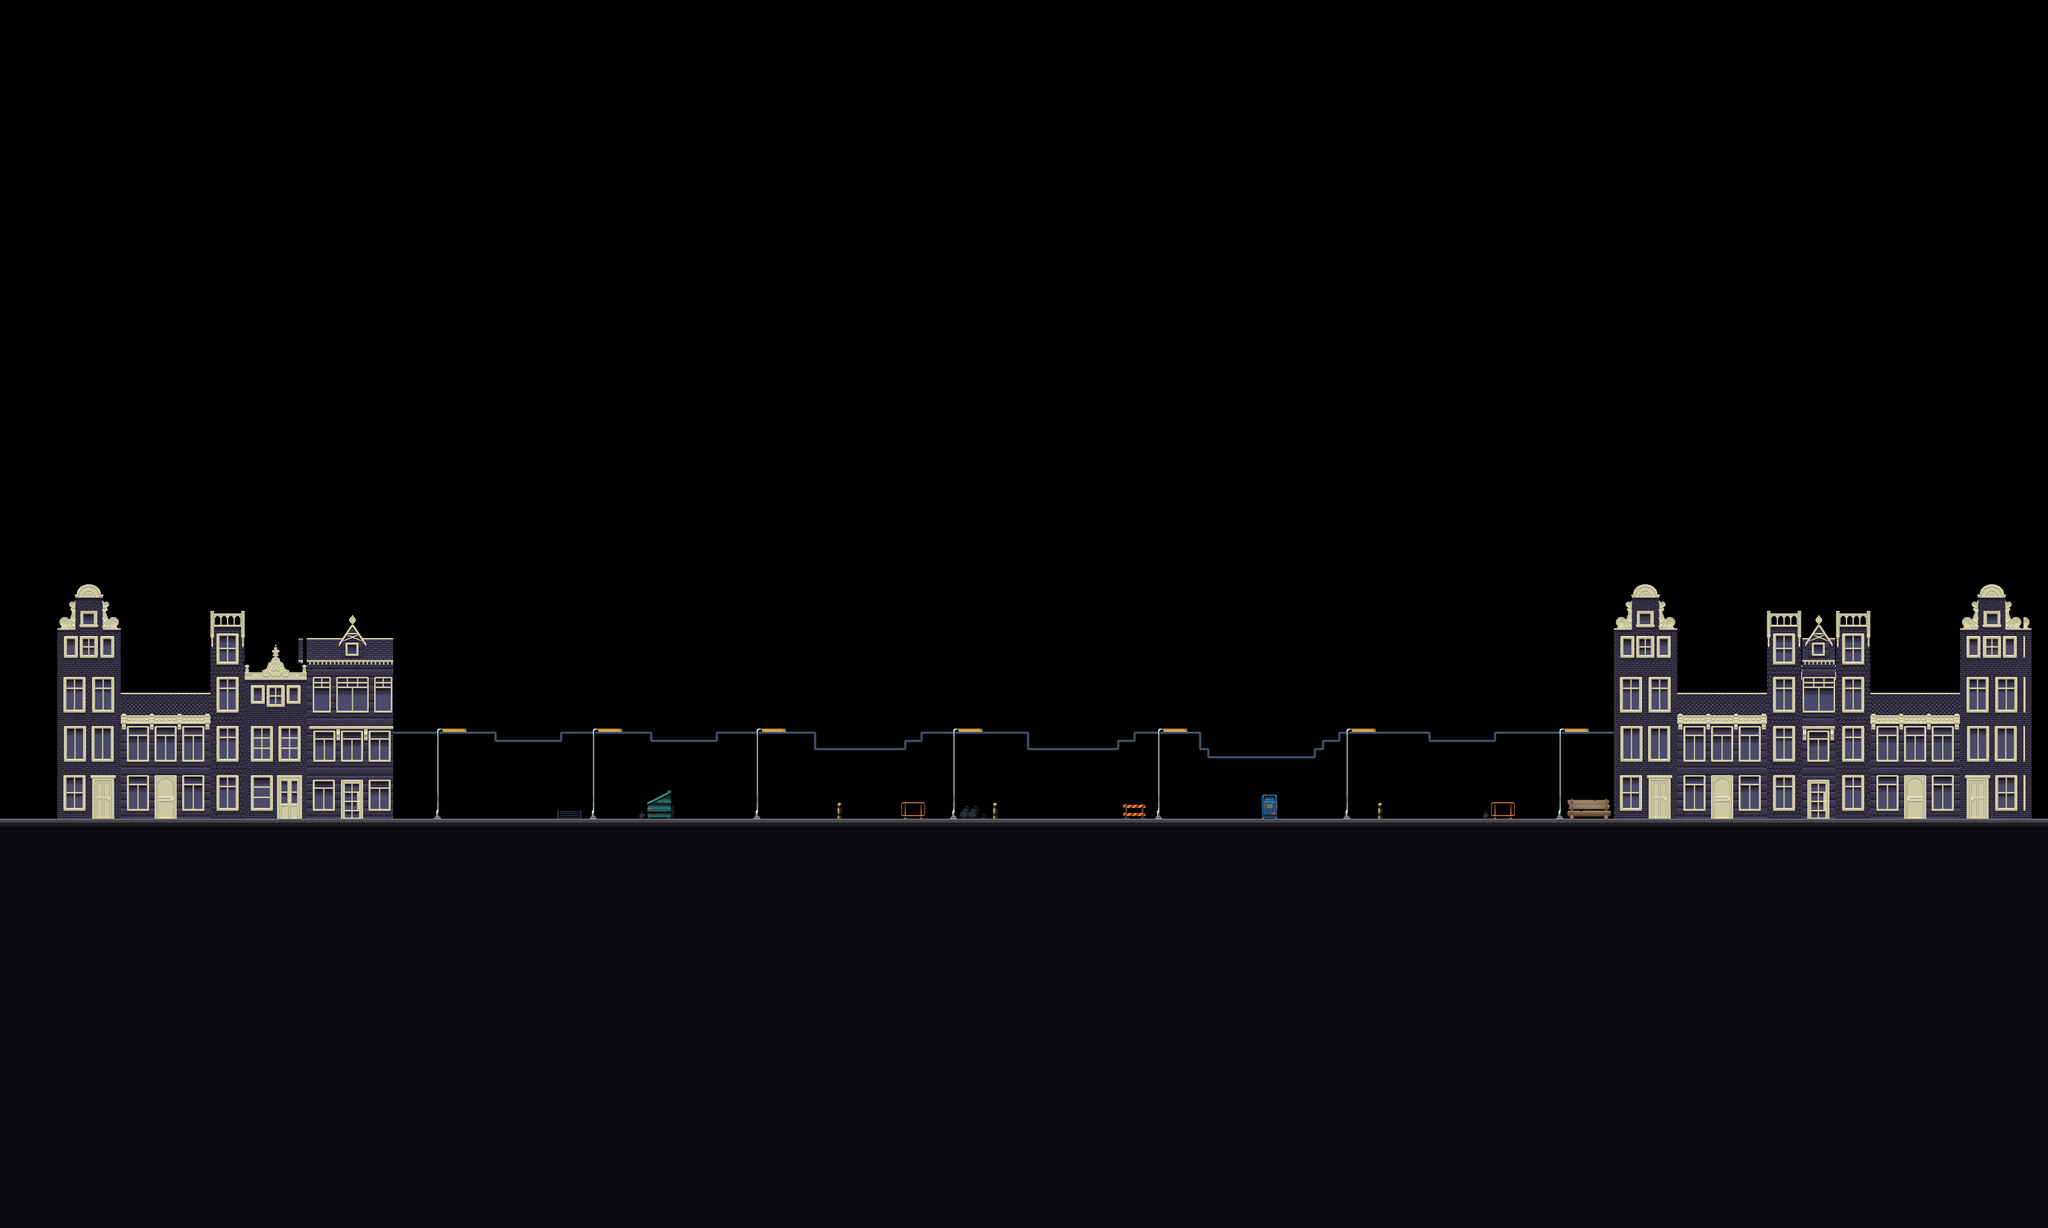

This is a level from a 2D game, rendered from its Tiled map with the project's own tilesets. A one-line summary and the map file follow, with tile-layer data summarised:
An orthogonal 250x150 tile map with 16x16 px tiles, 4 tile layers (back 3, back2, back1, platforms), 6 tilesets and 3 objects (player, win, mother).

<map version="1.10" tiledversion="1.11.1" orientation="orthogonal" renderorder="right-down" width="250" height="150" tilewidth="16" tileheight="16" infinite="0" nextlayerid="6" nextobjectid="4">
 <tileset firstgid="1" source="Tiles.tsx" />
 <tileset firstgid="55" source="Buildings.tsx" />
 <tileset firstgid="430" source="SCS_Building_04_Red_Nighttime_01.tsx" />
 <tileset firstgid="445" source="examples_2.tsx" />
 <tileset firstgid="1634" source="Props-01.tsx" />
 <tileset firstgid="1746" source="TX Village Props.tsx" />
 <layer id="5" name="back 3" width="250" height="150">
  <data>[37500 cells, 177 non-empty, 16 distinct tile ids]</data>
 </layer>
 <layer id="2" name="back2" width="250" height="150">
  <data>[37500 cells, 12407 non-empty, 21 distinct tile ids]</data>
 </layer>
 <layer id="1" name="back1" width="250" height="150">
  <data>[37500 cells, 53 non-empty, 45 distinct tile ids]</data>
 </layer>
 <layer id="3" name="platforms" width="250" height="150">
  <data>[37500 cells, 2906 non-empty, 1190 distinct tile ids]</data>
 </layer>
 <objectgroup id="4" name="player">
  <object id="1" name="player" type="player" x="920" y="1543" />
  <object id="2" name="win" type="win" x="3103.34" y="1541.33" />
  <object id="3" name="mother" type="mother" x="2828" y="1530" />
 </objectgroup>
</map>
